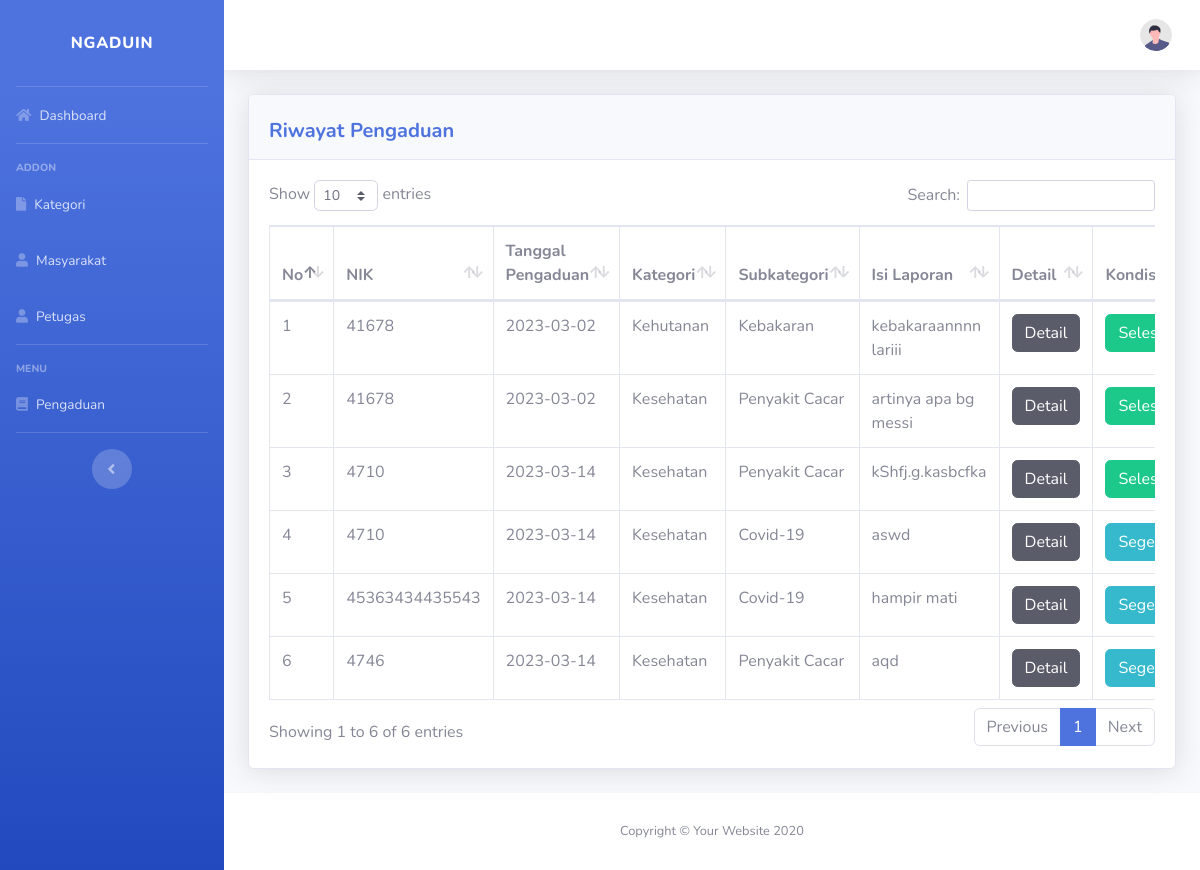
The page /riwayat_petugas on the database its author committed.
### tables this page shows
CREATE TABLE `pengaduan` (
  `id_pengaduan` int(11) NOT NULL,
  `tgl_pengaduan` date NOT NULL,
  `id_subkategori` int(11) NOT NULL,
  `id_kategori` int(11) NOT NULL,
  `nik` varchar(16) NOT NULL,
  `isi_laporan` text NOT NULL,
  `foto` varchar(255) NOT NULL,
  `status` enum('0','proses','selesai') NOT NULL
);

CREATE TABLE `masyarakat` (
  `id` int(11) NOT NULL,
  `nik` varchar(16) NOT NULL,
  `nama_lengkap` varchar(35) NOT NULL,
  `username` varchar(25) NOT NULL,
  `password` varchar(128) NOT NULL,
  `telepon` varchar(13) NOT NULL,
  `is_active` enum('active','not_active') NOT NULL
);

CREATE TABLE `kategori` (
  `id_kategori` int(11) NOT NULL,
  `kategori` varchar(50) NOT NULL
);

CREATE TABLE `subkategori` (
  `id_subkategori` int(11) NOT NULL,
  `id_kategori` int(11) NOT NULL,
  `subkategori` varchar(225) NOT NULL
);

### application/controllers/C_adistya_Dashboard.php (called while the page is built, shortened)
<?php
class C_adistya_Dashboard extends CI_Controller
{
    public function riwayat_petugas()
    {
        $this->load->model('M_adistya_Admin');
        $data['masyarakat'] = $this->db->get_where('masyarakat', ['username' => $this->session->userdata('username')])->row_array();
        $data['riwayatadmin'] = $this->M_adistya_Admin->getRiwayatAdmin();
        $data['petugas'] = $this->db->get_where('petugas', ['username' => $this->session->userdata('username')])->row_array();
        $data['title'] = 'Data Pengaduan';
        $this->load->view('template_petugas/header', $data);
        $this->load->view('template_petugas/sidebar', $data);
        $this->load->view('template_petugas/topbar', $data);
        $this->load->view('petugas/v_adistya_riwayatpetugas', $data);
        $this->load->view('template_petugas/footer', $data);
    }
}

### index.php (called while the page is built, shortened)
<?php
require_once BASEPATH.'core/CodeIgniter.php';

### application/models/M_adistya_Admin.php (called while the page is built, shortened)
<?php
class M_adistya_Admin extends CI_Model
{
    function getRiwayatAdmin()
    {
        $this->db->select('*');
        $this->db->from('pengaduan');
        $this->db->join('masyarakat', 'masyarakat.nik=pengaduan.nik');
        $this->db->join('subkategori', 'subkategori.id_subkategori=pengaduan.id_subkategori');
        $this->db->join('kategori', 'kategori.id_kategori=subkategori.id_kategori');
        return $this->db->get()->result_array();
    }
}

### application/views/petugas/v_adistya_riwayatpetugas.php (the view, shortened to what this page needs)
<div class="container-fluid">
    <div class="card shadow mb-4">
        <div class="card-header py-3">
            <div class="d-flex aling-item-center">
                <h5 class="m-0 font-weight-bold text-primary mt-2">Riwayat Pengaduan</h5>
            </div>
        </div>
        <div class="card-body">
            <div class="table-responsive">
                <table class="table table-bordered" id="dataTable" width="100%" cellspacing="0">
                    <thead>
                        <tr>
                            <th width='1%'>No</th>
                            <th width='5%'>NIK</th>
                            <th width='15%'>Tanggal Pengaduan</th>
                            <th width='10%'>Kategori</th>
                            <th width='15%'>Subkategori</th>
                            <th width='20%'>Isi Laporan</th>
                            <th width='5%'>Detail</th>
                            <th width='5%'>Kondisi</th>
                        </tr>
                    </thead>
                    <tbody>
                        <?php
                        $count = 0;
                        foreach ($riwayatadmin as $ra) :
                            $count = $count + 1;
                        ?>
                            <tr>
                                <td><?= $count ?></td>
                                <td><?= $ra['nik']  ?></td>
                                <td><?= $ra['tgl_pengaduan']  ?></td>
                                <td><?= $ra['kategori']  ?></td>
                                <td><?= $ra['subkategori']  ?></td>
                                <td><?= $ra['isi_laporan']  ?></td>
                                <td>
                                    <button type="button" class="btn btn-dark" data-toggle="modal" data-target="#detailAdmin<?= $ra['id_pengaduan'] ?>">
                                        Detail
                                    </button>
                                </td>
                                <th>
                                    <?php if ($ra['status'] == '0') : ?>
                                        <button type="button" class="btn btn-info" data-toggle="modal" data-target="#ngadu<?= $ra['id_pengaduan'] ?>">
                                            Segera
                                        </button>
                                    <?php endif ?>
                                    <?php if ($ra['status'] == "selesai") : ?>
                                        <a type="button" class="btn btn-success" href="<?= base_url('C_adistya_Dashboard/selesai_petugas/') . $ra['id_pengaduan'] ?>">
                                            Selesai
                                        </a>
                                    <?php endif ?>
                                </th>
                            </tr>
                        <?php endforeach ?>
                    </tbody>
                </table>
            </div>
        </div>
    </div>
</div>
</div>
<footer class="sticky-footer bg-white">
    <div class="container my-auto">
        <div class="copyright text-center my-auto">
            <span>Copyright &copy; Your Website 2020</span>
        </div>
    </div>
</footer>
</div>
</div>

### rows shown on the page
pengaduan: masyarakat.nik "41678", tgl_pengaduan "2023-03-02", id_kategori.kategori "Kehutanan", id_subkategori.subkategori "Kebakaran", isi_laporan "kebakaraannnn lariii"
pengaduan: masyarakat.nik "41678", tgl_pengaduan "2023-03-02", id_kategori.kategori "Kesehatan", id_subkategori.subkategori "Penyakit Cacar", isi_laporan "artinya apa bg messi"
pengaduan: masyarakat.nik "4710", tgl_pengaduan "2023-03-14", id_kategori.kategori "Kesehatan", id_subkategori.subkategori "Penyakit Cacar", isi_laporan "kShfj.g.kasbcfka"
pengaduan: masyarakat.nik "4710", tgl_pengaduan "2023-03-14", id_kategori.kategori "Kesehatan", id_subkategori.subkategori "Covid-19", isi_laporan "aswd"
pengaduan: masyarakat.nik "45363434435543", tgl_pengaduan "2023-03-14", id_kategori.kategori "Kesehatan", id_subkategori.subkategori "Covid-19", isi_laporan "hampir mati"
pengaduan: masyarakat.nik "4746", tgl_pengaduan "2023-03-14", id_kategori.kategori "Kesehatan", id_subkategori.subkategori "Penyakit Cacar", isi_laporan "aqd"
